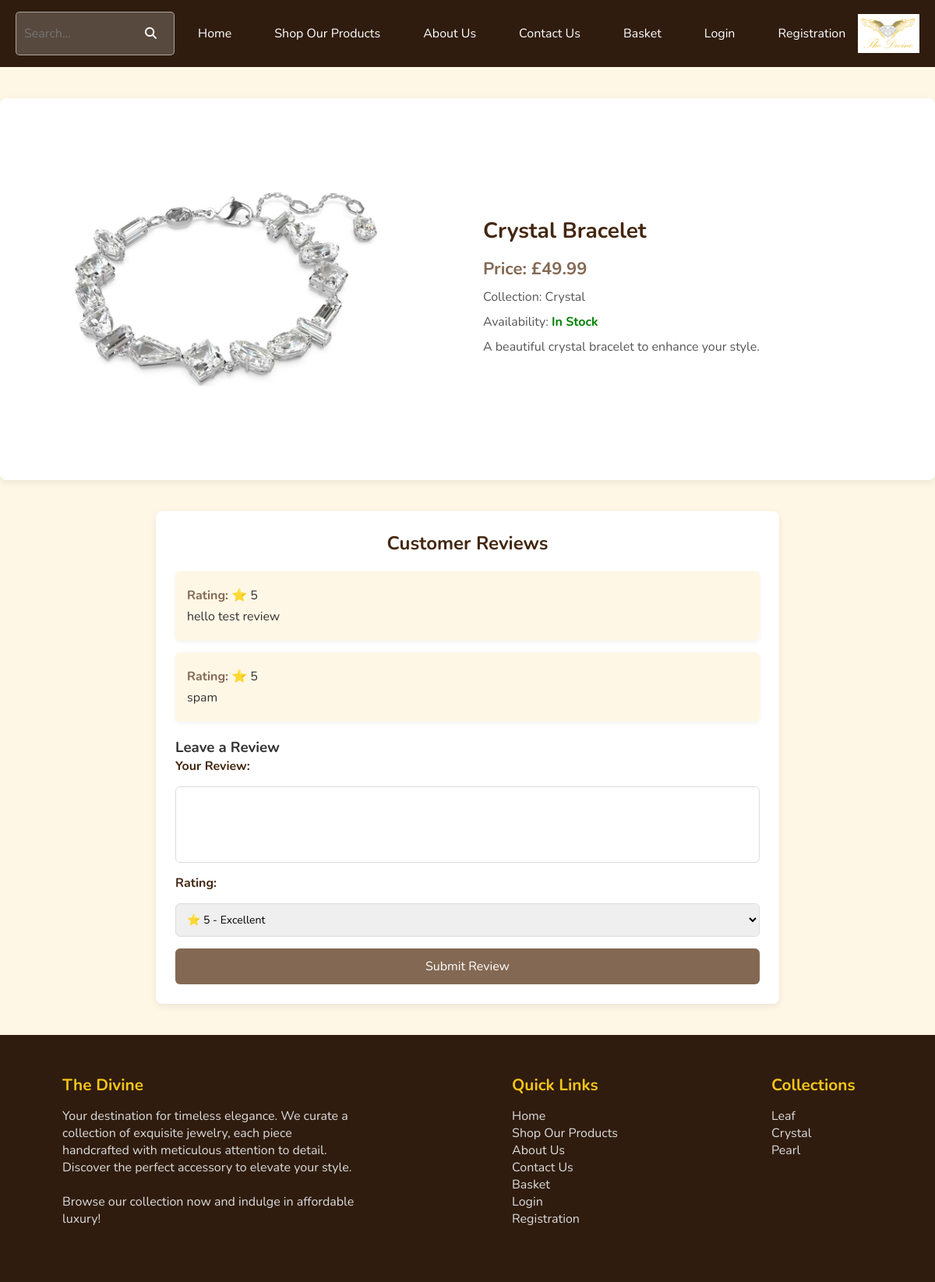
/products/1, run on the app's committed database.
### app/models.py (models this page shows, shortened)
class Product(db.Model):
    id = db.Column(db.Integer, primary_key=True)
    name = db.Column(db.String(255), nullable=False)
    type = db.Column(db.String(50), nullable=False)  # e.g., "Bracelets", "Earrings"
    price = db.Column(db.Float, nullable=False)
    image_url = db.Column(db.String(255), nullable=False)
    collection = db.Column(db.String(50), nullable=True)  # e.g., "Leaf", "Pearl"
    description = db.Column(db.Text, nullable=False)
    in_stock = db.Column(db.Boolean, default=True)

class Review(db.Model):
    id = db.Column(db.Integer, primary_key=True)
    product_id = db.Column(db.Integer, db.ForeignKey('product.id'), nullable=False)
    review = db.Column(db.Text, nullable=False)
    rating = db.Column(db.Integer, nullable=False)
    created_at = db.Column(db.DateTime, default=datetime.utcnow)
    product = db.relationship('Product', backref=db.backref('reviews', lazy=True))

### app/routes.py (the view)
@routes_bp.route('/products/', defaults={'product_id': None}, methods=['GET'])
@routes_bp.route('/products/<int:product_id>', methods=['GET'])
def products(product_id):
    if product_id is None:
        all_products = Product.query.all()
        return render_template('all_products.html', products=all_products, now=datetime.now())
    product = Product.query.get_or_404(product_id)
    product_reviews = Review.query.filter_by(product_id=product.id).all()
    return render_template('products.html', product=product, reviews=product_reviews)

### app/routes.py (called while the page is built)
@routes_bp.context_processor
def utility_processor():
    return dict(now=datetime.now())

### app/templates/products.html (shortened to what this page needs)
{% extends "base.html" %}
{% block extra_css %}
<link rel="stylesheet" href="{{ url_for('static', filename='css/products_page.css') }}">
{% endblock %}
{% block content %}
<div class="product-detail-container">
    <div class="product-image">
        <img src="{{ url_for('static', filename=product.image_url) }}" alt="{{ product.name }}">
    </div>
    <div class="product-info">
        <h1>{{ product.name }}</h1>
        <p class="price">Price: £{{ product.price }}</p>
        <p class="collection">Collection: {{ product.collection if product.collection else "None" }}</p>
        <p class="availability">Availability:
            {% if product.in_stock %}
                <span class="in-stock">In Stock</span>
            {% else %}
                <span class="out-of-stock">Out of Stock</span>
            {% endif %}
        </p>
        <p class="description">{{ product.description }}</p>
    </div>
</div>
<div class="review-section">
    <h2>Customer Reviews</h2>
    <div class="reviews">
        {% if reviews %}
            {% for review in reviews %}
                <div class="review">
                    <p><strong>Rating:</strong> ⭐ {{ review.rating }}</p>
                    <p>{{ review.review }}</p>
                </div>
            {% endfor %}
        {% else %}
            <p>No reviews yet. Be the first to leave a review!</p>
        {% endif %}
    </div>
    <h3>Leave a Review</h3>
    <form method="POST" action="{{ url_for('routes.add_review', product_id=product.id) }}">
        <label for="review">Your Review:</label>
        <textarea name="review" id="review" rows="4" required></textarea>
        <label for="rating">Rating:</label>
        <select name="rating" id="rating" required>
            <option value="5">⭐ 5 - Excellent</option>
        </select>
        <button type="submit">Submit Review</button>
    </form>
</div>
{% endblock %}

### app/static/css/base.css (style rules this page uses)
* { margin: 0; padding: 0; box-sizing: border-box; font-family: "Nunito", sans-serif; }

### app/static/css/products_page.css (style rules this page uses)
body { font-family: 'Times New Roman', Times, serif; background: #fff7e6; margin: 0; padding: 0; color: #333; }
.product-detail-container { display: flex; max-width: 1200px; margin: 40px auto; gap: 40px; padding: 20px; background: white; border-radius: 8px; box-shadow: 0 3px 10px rgba(0, 0, 0, 0.08); }
.product-image { flex: 1; display: flex; justify-content: center; align-items: center; }
.product-image img { max-width: 100%; height: auto; border-radius: 8px; object-fit: cover; max-height: 450px; }
.product-info { flex: 1; display: flex; flex-direction: column; justify-content: center; padding: 20px; }
.product-info h1 { font-size: 28px; color: #442711; margin-bottom: 15px; }
.price { font-size: 22px; font-weight: bold; color: #836953; margin-bottom: 10px; }
.collection, .availability, .description { font-size: 16px; color: #555; margin-bottom: 10px; }
.in-stock { color: green; font-weight: bold; }
.review-section { max-width: 800px; margin: 40px auto; background: white; padding: 25px; border-radius: 8px; box-shadow: 0 3px 10px rgba(0, 0, 0, 0.08); }
.review-section h2 { font-size: 24px; color: #442711; margin-bottom: 20px; text-align: center; }
.reviews { margin-bottom: 20px; }
.review { background: #fff7e6; border-radius: 6px; padding: 15px; margin-bottom: 15px; box-shadow: 0 2px 5px rgba(0, 0, 0, 0.05); }
.review p { font-size: 16px; color: #333; margin: 5px 0; }
.review strong { color: #836953; }
form { display: flex; flex-direction: column; gap: 15px; }
form label { font-size: 16px; font-weight: bold; color: #442711; }
textarea { width: 100%; padding: 10px; border: 1px solid #ddd; border-radius: 6px; font-size: 14px; resize: none; transition: border 0.3s ease; }
select { width: 100%; padding: 10px; border: 1px solid #ddd; border-radius: 6px; font-size: 14px; transition: border 0.3s ease; }
button { background-color: #836953; color: white; border: none; padding: 12px; border-radius: 6px; font-size: 16px; cursor: pointer; transition: background-color 0.3s ease; }

### data on the page
Product: image_url (picture), name "Crystal Bracelet", price "49.99", collection "Crystal", description "A beautiful crystal bracelet to enhance your style."
Review: rating "5", review "hello test review"
Review: rating "5", review "spam"
